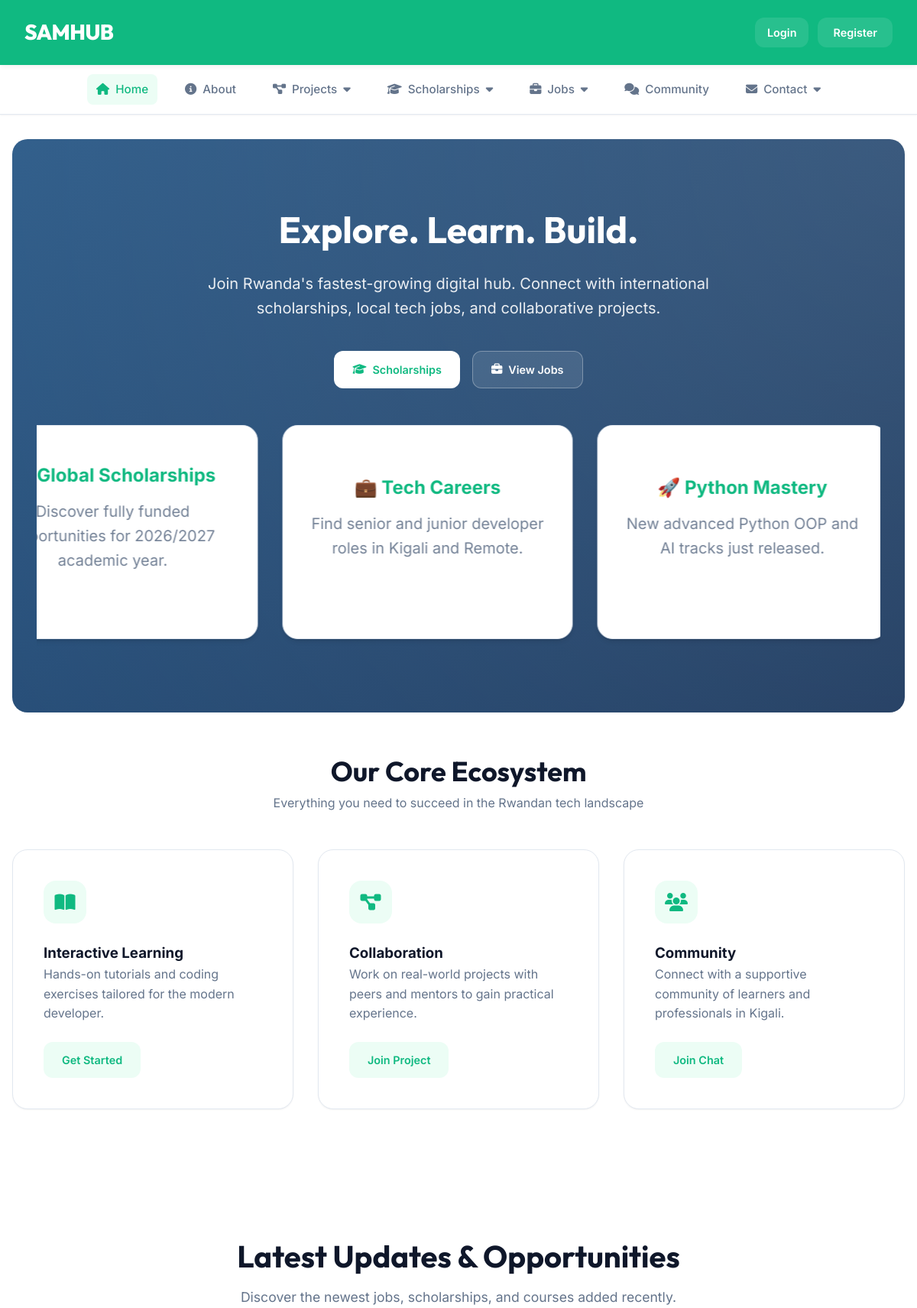
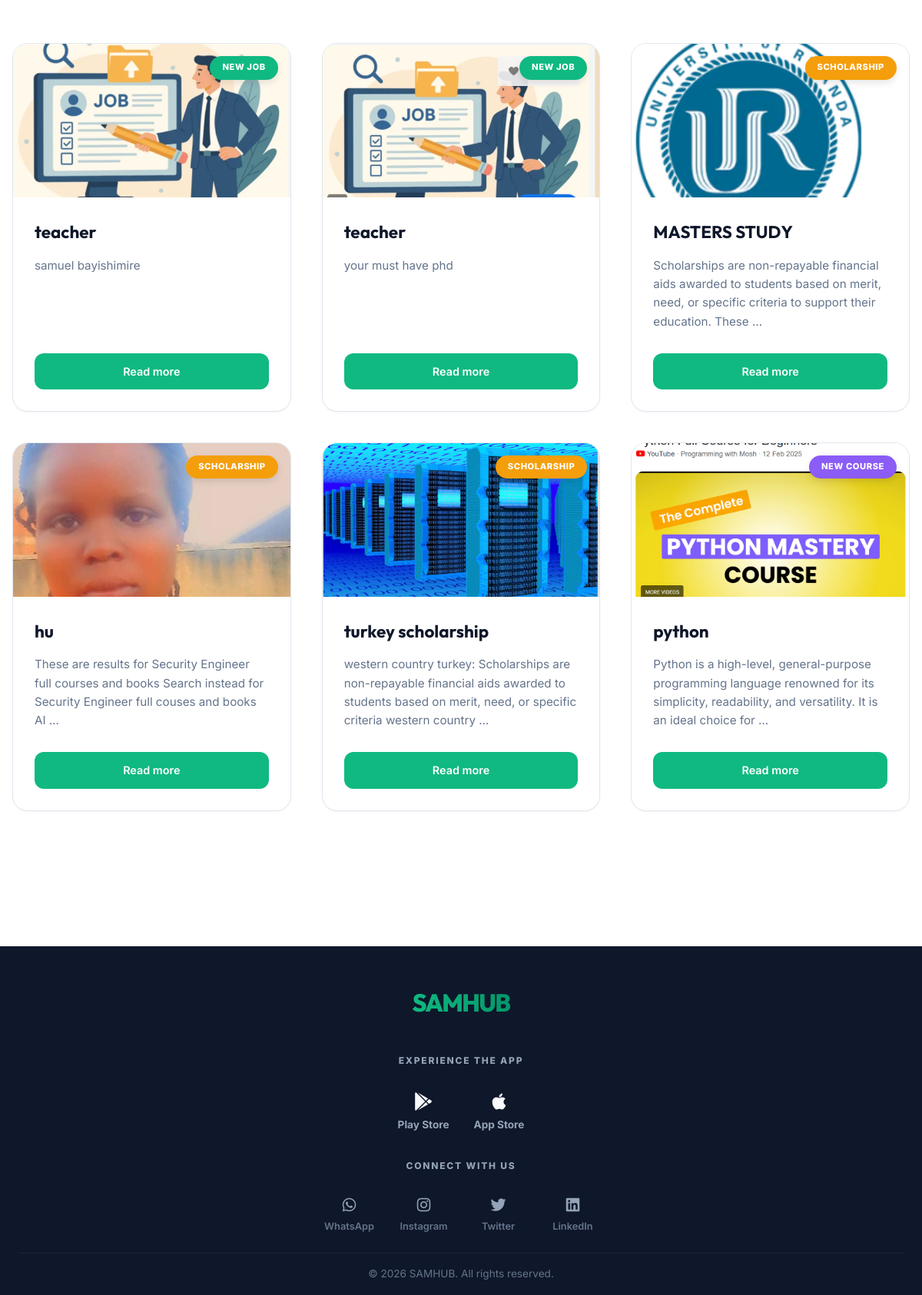
The page / on the database its author committed (2 pictures, top to bottom).
### Job_Opportunity/models.py (models this page shows, shortened)
class Job(models.Model):
    title = models.CharField(max_length=200)
    company = models.CharField(max_length=150)
    location = models.CharField(max_length=150)
    description = models.TextField()
    requirements = models.TextField()
    posted_at = models.DateTimeField(default=timezone.now)
    deadline = models.DateTimeField(null=True, blank=True)
    require_cover_letter = models.BooleanField(default=False)
    require_resume = models.BooleanField(default=True)
    image = models.ImageField(upload_to='job_images/', blank=True, null=True)
    posted_by = models.ForeignKey(
        settings.AUTH_USER_MODEL, on_delete=models.CASCADE, related_name='posted_jobs'
    )
    support_document = models.FileField(upload_to='job_docs/', blank=True, null=True)
    EXPERIENCE_CHOICES = [
        ('YES', 'Experience Required'),
        ('NO', 'No Experience Required'),
    ]
    experience_required = models.CharField(max_length=3, choices=EXPERIENCE_CHOICES, default='NO')

### scholarships/models.py (models this page shows, shortened)
class Scholarship(models.Model):
    STATUS_CHOICES = [
        ('OPEN', 'Open'),
        ('CLOSED', 'Closed'),
        ('UPCOMING', 'Upcoming'),
        ('ENDED', 'Ended'),
        ('EXTENDED', 'Extended'),
    ]
    DEGREE_CHOICES = [
        ('ORGANIZATION_CERTIFICATE', 'Organization Certificate (OGC)'),
        ('ADVANCED_DIPLOMA', 'Advanced Diploma (A2)'),
        ('BACHELOR_DEGREE', 'Bachelor of Degree (BSc)'),
        ('MASTERS_DEGREE', 'Masters Degree (MSc)'),
        ('PHD_DEGREE', 'PhD Degree (PhD)'),
        ('NO_DEGREE', 'No Degree'),
    ]
    title = models.CharField(max_length=200)
    university = models.CharField(max_length=200)
    country = models.CharField(max_length=100)
    degree_level = models.CharField(max_length=50, choices=DEGREE_CHOICES)
    description = models.TextField()
    eligibility = models.TextField()
    image = models.ImageField(upload_to='scholarship_images/', blank=True, null=True)
    application_link = models.URLField()
    deadline = models.DateField()
    posted_date = models.DateTimeField(default=timezone.now)
    status = models.CharField(max_length=10, choices=STATUS_CHOICES, default='OPEN')
    is_active = models.BooleanField(default=True)
    is_open = models.BooleanField(default=False)  # True if users can apply

### Learning_certificate/models.py (models this page shows, shortened)
class Course(models.Model):
    title = models.CharField(max_length=200)
    description = models.TextField(blank=True, null=True)
    content = models.TextField(
        blank=True, null=True,
        help_text="Full course material (HTML allowed). Only enrolled students can see this."
    )
    thumbnail = models.ImageField(upload_to='course_thumbnails/', blank=True, null=True)
    price = models.DecimalField(max_digits=8, decimal_places=2, default=0)  # 0 = free
    duration_weeks = models.PositiveIntegerField(
        default=4,
        help_text="How many weeks the course runs."
    )
    start_date = models.DateTimeField(
        blank=True, null=True,
        help_text="When the course opens for learning."
    )
    end_date = models.DateTimeField(
        blank=True, null=True,
        help_text="When the course closes."
    )
    is_active = models.BooleanField(default=True)
    created_at = models.DateTimeField(auto_now_add=True)
    updated_at = models.DateTimeField(auto_now=True)
    class Meta:
        ordering = ['-created_at']

### SamHub_Info/urls.py (the view)
# urls.py: 2. Add a URL to urlpatterns:  path('', views.home, name='home')
def home(request):
    from Job_Opportunity.models import Job
    from scholarships.models import Scholarship
    from Learning_certificate.models import Course
    latest_jobs = Job.objects.all().order_by('-posted_at')[:3]
    latest_scholarships = Scholarship.objects.all().order_by('-posted_date')[:3]
    latest_courses = Course.objects.filter(is_active=True).order_by('-created_at')[:3]
    context = {
        'latest_jobs': latest_jobs,
        'latest_scholarships': latest_scholarships,
        'latest_courses': latest_courses,
    }
    return render(request, 'Login_System/home.html', context)

### templates/Login_System/home.html (shortened to what this page needs)
{% extends "Login_System/base.html" %}
{% load static %}
{% block content %}
<section class="hero shadow-lg">
    <h2>Explore. Learn. Build.</h2>
    <p>Join Rwanda's fastest-growing digital hub. Connect with international scholarships, local tech jobs, and
        collaborative projects.</p>
    <div style="display: flex; gap: 1rem; justify-content: center; z-index: 10;">
        <a href="{% url 'scholarship_list' %}" class="btn btn-primary"
            style="background: white; color: var(--primary);">
            <i class="fas fa-graduation-cap"></i> Scholarships
        </a>
        <a href="{% url 'job_list' %}" class="btn btn-ghost"
            style="background: rgba(255,255,255,0.1); color: white; border: 1px solid rgba(255,255,255,0.3);">
            <i class="fas fa-briefcase"></i> View Jobs
        </a>
    </div>
    <div class="ticker-wrapper">
        <div class="ticker" id="ticker">
            <div class="ticker-card">
                <div class="ticker-card-inner">
                    <div class="ticker-card-front">
                        <h3>🎓 Global Scholarships</h3>
                        <p style="color: var(--text-muted);">Discover fully funded opportunities for 2026/2027 academic
                            year.</p>
                    </div>
                    <div class="ticker-card-back">
                        <h3>Study Abroad</h3>
                        <p style="margin-bottom: 1.5rem;">Access tuition-free master's and PhD programs in Europe, USA,
                            and Asia.</p>
                        <a href="{% url 'scholarship_list' %}" class="btn btn-primary"
                            style="background: white; color: var(--primary); align-self: flex-start;">Apply Now</a>
                    </div>
                </div>
            </div>
            <div class="ticker-card">
                <div class="ticker-card-inner">
                    <div class="ticker-card-front">
                        <h3>💼 Tech Careers</h3>
                        <p style="color: var(--text-muted);">Find senior and junior developer roles in Kigali and
                            Remote.</p>
                    </div>
                    <div class="ticker-card-back">
                        <h3>Hiring Now</h3>
                        <p style="margin-bottom: 1.5rem;">Join top engineering teams. Roles in AI, Web, and Mobile dev
                            available.</p>
                        <a href="{% url 'job_list' %}" class="btn btn-primary"
                            style="background: white; color: var(--primary); align-self: flex-start;">View Jobs</a>
                    </div>
                </div>
            </div>
            <div class="ticker-card">
                <div class="ticker-card-inner">
                    <div class="ticker-card-front">
                        <h3>🚀 Python Mastery</h3>
                        <p style="color: var(--text-muted);">New advanced Python OOP and AI tracks just released.</p>
                    </div>
                    <div class="ticker-card-back">
                        <h3>Learn Coding</h3>
                        <p style="margin-bottom: 1.5rem;">Interactive workshops and certificates to boost your
                            professional portfolio.</p>
                        <a href="{% url 'course_list' %}" class="btn btn-primary"
                            style="background: white; color: var(--primary); align-self: flex-start;">Start Learning</a>
                    </div>
                </div>
            </div>
        </div>
    </div>
</section>
<div style="text-align: center; margin-bottom: 3rem;">
    <h2 style="font-size: 2.25rem; font-family: 'Outfit';">Our Core Ecosystem</h2>
    <p style="color: var(--text-muted);">Everything you need to succeed in the Rwandan tech landscape</p>
</div>
<section class="features-grid">
    <div class="feature-card card">
        <div class="feature-icon"><i class="fas fa-book-open"></i></div>
        <h3>Interactive Learning</h3>
        <p style="color: var(--text-muted);">Hands-on tutorials and coding exercises tailored for the modern developer.
        </p>
        <a href="{% url 'course_list' %}" class="btn btn-ghost" style="margin-top: 1.5rem;">Get Started</a>
    </div>
    <div class="feature-card card">
        <div class="feature-icon"><i class="fas fa-project-diagram"></i></div>
        <h3>Collaboration</h3>
        <p style="color: var(--text-muted);">Work on real-world projects with peers and mentors to gain practical
            experience.</p>
        <a href="#" class="btn btn-ghost" style="margin-top: 1.5rem;">Join Project</a>
    </div>
    <div class="feature-card card">
        <div class="feature-icon"><i class="fas fa-users"></i></div>
        <h3>Community</h3>
        <p style="color: var(--text-muted);">Connect with a supportive community of learners and professionals in
            Kigali.</p>
        <a href="{% url 'chat_room' %}" class="btn btn-ghost" style="margin-top: 1.5rem;">Join Chat</a>
    </div>
</section>
<div style="text-align: center; margin-top: 4rem; margin-bottom: 3.5rem;">
    <h2 style="font-size: 2.5rem; font-family: 'Outfit'; margin-bottom: 0.5rem;">Latest Updates & Opportunities</h2>
    <p style="color: var(--text-muted); font-size: 1.1rem;">Discover the newest jobs, scholarships, and courses added
        recently.</p>
</div>
<section class="opportunities-grid">
    {% for job in latest_jobs %}
    <div class="opp-card">
        <div class="opp-image">
            {% if job.image %}
            <img src="{{ job.image.url }}" alt="{{ job.title }}">
            {% else %}
            <div class="placeholder"><i class="fas fa-briefcase"></i></div>
            {% endif %}
            <span class="opp-badge badge-job">New Job</span>
        </div>
        <div class="opp-content">
            <h3>{{ job.title }}</h3>
            <p>{{ job.description|truncatewords:20 }}</p>
            {% if user.is_authenticated %}
            <a href="{% url 'job_detail' job.id %}" class="btn-read-more">Read more</a>
            {% else %}
            <a href="{% url 'Login' %}?next={% url 'job_detail' job.id %}" class="btn-read-more">Read more</a>
            {% endif %}
        </div>
    </div>
    {% endfor %}
    {% for sch in latest_scholarships %}
    <div class="opp-card">
        <div class="opp-image">
            {% if sch.image %}
            <img src="{{ sch.image.url }}" alt="{{ sch.title }}">
            {% else %}
            <div class="placeholder"><i class="fas fa-graduation-cap"></i></div>
            {% endif %}
            <span class="opp-badge badge-scholarship">Scholarship</span>
        </div>
        <div class="opp-content">
            <h3>{{ sch.title }}</h3>
            <p>{{ sch.description|truncatewords:20 }}</p>
            {% if user.is_authenticated %}
            <a href="{% url 'scholarship_detail' sch.id %}" class="btn-read-more">Read more</a>
            {% else %}
            <a href="{% url 'Login' %}?next={% url 'scholarship_detail' sch.id %}" class="btn-read-more">Read more</a>
            {% endif %}
        </div>
    </div>
    {% endfor %}
    {% for course in latest_courses %}
    <div class="opp-card">
        <div class="opp-image">
            {% if course.thumbnail %}
            <img src="{{ course.thumbnail.url }}" alt="{{ course.title }}">
            {% else %}
            <div class="placeholder"><i class="fas fa-laptop-code"></i></div>
            {% endif %}
            <span class="opp-badge badge-course">New Course</span>
        </div>
        <div class="opp-content">
            <h3>{{ course.title }}</h3>
            <p>{{ course.description|truncatewords:20 }}</p>
            {% if user.is_authenticated %}
            <a href="{% url 'course_detail' course.id %}" class="btn-read-more">Read more</a>
            {% else %}
            <a href="{% url 'Login' %}?next={% url 'course_detail' course.id %}" class="btn-read-more">Read more</a>
            {% endif %}
        </div>
    </div>
    {% endfor %}
</section>
{% endblock %}

### static/css/style.css (style rules this page uses)
:root { --primary: #10B981; --primary-hover: #059669; --primary-light: #ecfdf5; --secondary: #EC4899; --accent: #10B981; --background: #FFFFFF; --surface: #FFFFFF; --text-main: #0F172A; --text-muted: #64748B; --border: #E2E8F0; --shadow-sm: 0 1px 2px 0 rgba(0, 0, 0, 0.05); --shadow-md: 0 4px 6px -1px rgba(0, 0, 0, 0.1), 0 2px 4px -1px rgba(0, 0, 0, 0.06); --shadow-lg: 0 10px 15px -3px rgba(0, 0, 0, 0.1), 0 4px 6px -2px rgba(0, 0, 0, 0.05); --radius-md: 0.75rem; --radius-lg: 1.25rem; }
html { scroll-behavior: smooth; }
* { margin: 0; padding: 0; box-sizing: border-box; font-family: 'Inter', 'Roboto', sans-serif; }
body { background-color: #FFFFFF; background: #FFFFFF; color: var(--text-main); line-height: 1.6; min-height: 100vh; }
.btn { padding: 0.75rem 1.5rem; border-radius: var(--radius-md); font-weight: 600; text-decoration: none; display: inline-flex; align-items: center; gap: 0.5rem; transition: all 0.2s; cursor: pointer; border: none; font-size: 0.9rem; }
.btn-primary { background: var(--primary); color: white; }
.btn-ghost { background: var(--primary-light); color: var(--primary); }
.card { background: var(--surface); border-radius: var(--radius-lg); border: 1px solid var(--border); padding: 1.5rem; transition: all 0.3s; box-shadow: var(--shadow-sm); }

### rows shown on the page
Job: image (picture), title "teacher", description "samuel bayishimire"
Job: image (picture), title "teacher", description "your must have phd"
Scholarship: image (picture), title "MASTERS STUDY", description "Scholarships are non-repayable financial aids awarded to students based on merit, need, or specific criteria to support their education. These …"
Scholarship: image (picture), title "hu", description "These are results for Security Engineer full courses and books Search instead for Security Engineer full couses and books AI …"
Scholarship: image (picture), title "turkey scholarship", description "western country turkey: Scholarships are non-repayable financial aids awarded to students based on merit, need, or specific criteria western country …"
Course: thumbnail (picture), title "python", description "Python is a high-level, general-purpose programming language renowned for its simplicity, readability, and versatility. It is an ideal choice for …"
